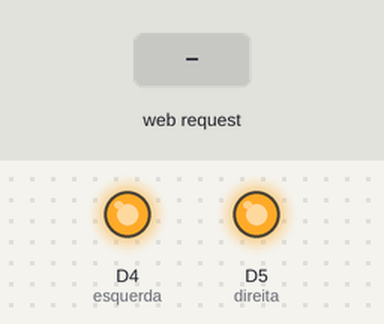
A sketch run on a simulated ESP8266 (NodeMCU). On the bench: output pins drawn as LEDs (lit = HIGH). Inputs (shaded band) come from the test bench. WiFi joins after 1.5 s; servers stay silent unless stated; what the sketch prints to the serial monitor is not drawn.

Above: at 2.7 s.
2.8 s: HTTP request GET /gpio/1/on received
At 3.7 s:
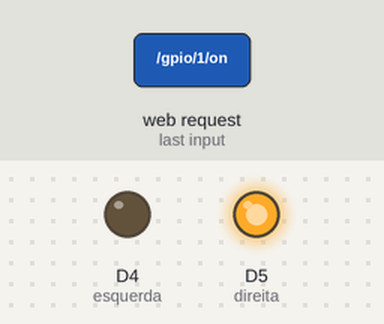
4.3 s: HTTP request GET /gpio/2/on received
At 4.8 s:
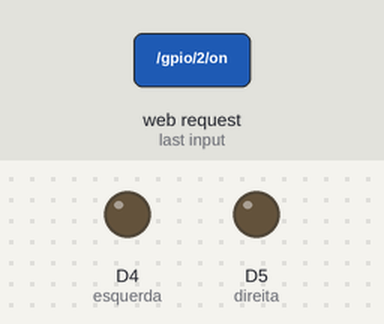
5.8 s: HTTP request GET /gpio/1/off received
At 7.0 s:
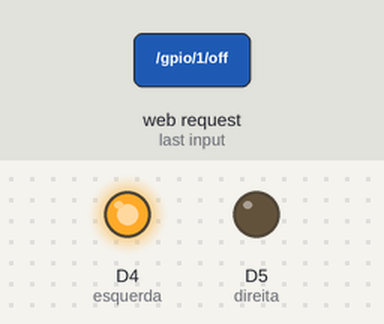
7.3 s: HTTP request GET /gpio/2/off received
At 8.3 s:
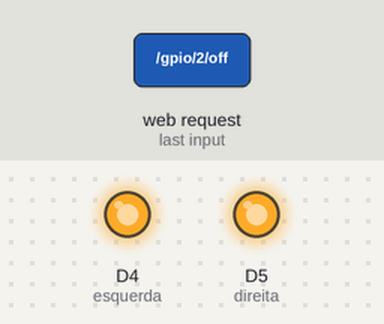
Timing chart, 0 to 9.8 s (numbered marks = the images above; inputs shaded):
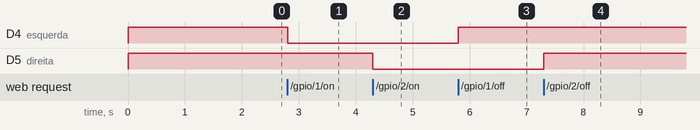

The sketch:

CONTROLE_RELE_WIFI.ino
```cpp
#include <ESP8266WiFi.h>
#ifndef STASSID
#define STASSID "LaPeSi/Lims"
#define STAPSK  "naotemsenha"
#endif

const char* ssid = STASSID;
const char* password = STAPSK;
int esquerda = D4; // GPIO
int direita = D5; // GPIO
bool desliga=HIGH;
bool liga=LOW;

// Create an instance of the server
// specify the port to listen on as an argument
WiFiServer server(80);

void setup() {
  Serial.begin(115200);
  pinMode(LED_BUILTIN, OUTPUT);
  digitalWrite(LED_BUILTIN, 0);
// prepare LED
  pinMode(direita, OUTPUT);
  digitalWrite(direita, desliga);
  pinMode(esquerda, OUTPUT);
  digitalWrite(esquerda, desliga);
  delay(10);
 // Connect to WiFi network
  Serial.println();
  Serial.println();
  Serial.print(F("Connecting to "));
  Serial.println(ssid);
  WiFi.mode(WIFI_STA);
  WiFi.begin(ssid, password);
  while (WiFi.status() != WL_CONNECTED) {
    delay(500);
    Serial.print(F("."));
  }
  Serial.println();
  Serial.println(F("WiFi connected"));
  server.begin();                       // Start the server
  Serial.println(F("Server started"));
  Serial.println(WiFi.localIP());       // Print the IP address
}

void loop() {
// WIFI
  WiFiClient client = server.available();   // Check if a client has connected
  if (!client) {return;}
  Serial.println(F("new client"));
  client.setTimeout(5000); // default is 1000
  String req = client.readStringUntil('\r');    // Read the first line of the request
  Serial.println(F("request: "));
  Serial.println(req);
// Match the request
  int val1,val2;
  if (req.indexOf(F("/gpio/0")) != -1) {
    val1 = 0;
     digitalWrite(esquerda, desliga);
     digitalWrite(direita, desliga);
  } else if (req.indexOf(F("/gpio/1/on")) != -1) {
    val1 = 1;
    val1 = digitalRead(esquerda);
    digitalWrite(esquerda, liga);
    Serial.println(F("LÃMPADA1 LIGADA!"));
  } else if (req.indexOf(F("/gpio/1/off")) != -1) {
    val1 = 1;
    val1 = digitalRead(esquerda);
    digitalWrite(esquerda, desliga);
    Serial.println(F("LÃMPADA1 DESLIGADA!"));
  } else if (req.indexOf(F("/gpio/2/on")) != -1) {
    val2 = 1;
    val2 = digitalRead(direita);;
    digitalWrite(direita, liga);
    Serial.println(F("LÃMPADA2 LIGADA!"));
  } else if (req.indexOf(F("/gpio/2/off")) != -1) {
    val2 = 1;
    val2 = digitalRead(direita);
    digitalWrite(direita, desliga);
    Serial.println(F("LÃMPADA2 DESLIGADA!"));
  } else {
    Serial.println(F("Pedido inválido!"));
    val1 = digitalRead(LED_BUILTIN);
  }
while (client.available()) {client.read();}              // Enquanto houver solicitação, ler/ignorar o restante da solicitação

// Envia a resposta para o cliente que está OK para vários "client.print/write", porque o algoritmo os agrupará em um único pacote
  client.print(F("HTTP/1.1 200 OK\r\nContent-Type: text/html\r\n\r\n<!DOCTYPE HTML>\r\n<html>\r\nO rele 1 esta: "));
  client.print((val1) ? F("LIGADO") : F("DESLIGADO"));
  client.print(F("<br><br>O rele 2 esta: "));
  client.print((val2) ? F("LIGADO") : F("DESLIGADO"));
  client.print(F("<br><br>Clique <a href='http://"));
  client.print(WiFi.localIP());
  client.print(F("/gpio/1'>AQUI</a> para ligar o led1 ou <a href='http://"));
  client.print(WiFi.localIP());
  client.print(F("/gpio/2'>AQUI</a> para desligar o led1 ou <a href='http://"));
  client.print(WiFi.localIP());
  client.print(F("/gpio/3'>AQUI</a> para ligar o led2 ou <a href='http://"));
  client.print(WiFi.localIP());
  client.print(F("/gpio/4'>AQUI</a> para desligar o led2.</html>"));

// O cliente será 'liberado' e desconectado quando a função retornar e o objeto 'cliente' for destruído, garantindo que os dados gravados sejam recebidos pelo outro lado
  Serial.println(F("Desconectando do cliente!!!"));
}
```

Measured:
- after the input at 2.8 s, D4 (esquerda): HIGH → LOW at once
- after the input at 4.3 s, D5 (direita): HIGH → LOW at once
- after the input at 5.8 s, D4 (esquerda): LOW → HIGH at once
- after the input at 7.3 s, D5 (direita): LOW → HIGH at once
